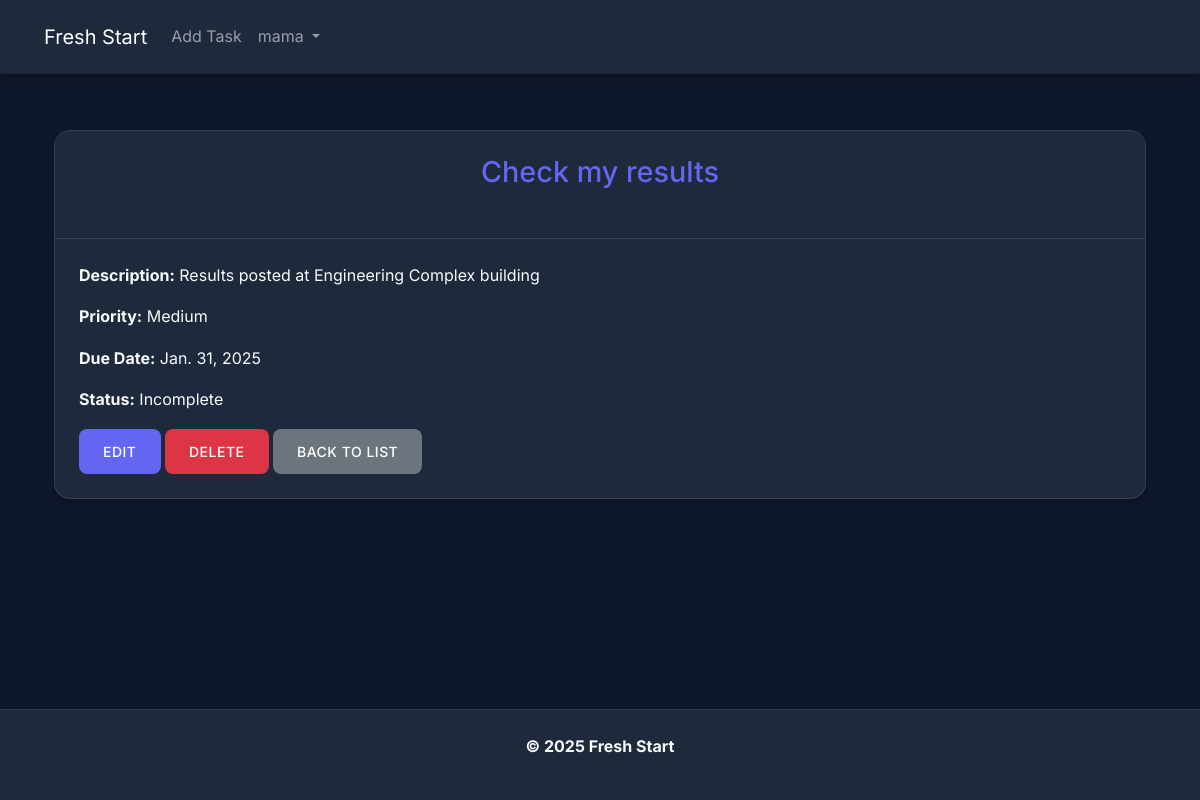
The page /tasks/13/ (signed in) on the database its author committed.
### authentication/models.py (models this page shows, shortened)
class CustomUser(AbstractUser):
    email = models.EmailField(unique=True)
    is_email_verified = models.BooleanField(default=False)
    created_at = models.DateTimeField(auto_now_add=True)
    updated_at = models.DateTimeField(auto_now=True)
    USERNAME_FIELD = "username"
    REQUIRED_FIELDS = ["email"]

### tasks/models.py (models this page shows, shortened)
class Task(models.Model):
    PRIORITY_CHOICES = [
        ("Low", "Low"),
        ("Medium", "Medium"),
        ("High", "High"),
    ]
    title = models.CharField(max_length=225)
    description = models.TextField(blank=True, null=True)
    completed = models.BooleanField(default=False)
    due_date = models.DateField(null=True, blank=True)
    priority = models.CharField(
        max_length=10, choices=PRIORITY_CHOICES, default="Medium"
    )
    user = models.ForeignKey(User, on_delete=models.CASCADE, related_name="tasks")
    created_at = models.DateTimeField(auto_now_add=True)
    updated_at = models.DateTimeField(auto_now=True)
    class Meta:
        ordering = ["-created_at"]
        indexes = [
            models.Index(fields=["user", "completed", "due_date"]),
        ]

### tasks/views.py (the view)
# urls.py: path("<int:pk>/", views.TaskDetailView.as_view(), name="task_detail"),
class TaskDetailView(LoginRequiredMixin, DetailView):
    model = Task
    template_name = "tasks/task_detail.html"
    context_object_name = "task"

### templates/tasks/task_detail.html (shortened to what this page needs)
{% extends 'base.html' %}
{% load static %}
{% block content %}
<div class="container mt-4">
    <div class="card" style="background: var(--bg-secondary); color: var(--text-primary);">
        <div class="card-header" style="background: var(--bg-secondary); color: var(--text-primary);">
            <h2 class="nav-brand">{{ task.title }}</h2>
        </div>
        <div class="card-body">
            <p class="card-text"><strong>Description:</strong> {{ task.description }}</p>
            <p class="card-text"><strong>Priority:</strong> {{ task.get_priority_display }}</p>
            <p class="card-text"><strong>Due Date:</strong> {{ task.due_date }}</p>
            <p class="card-text"><strong>Status:</strong> {% if task.completed %}Completed{% else %}Incomplete{% endif %}</p>
            <a href="{% url 'tasks:task_update' task.id %}" class="btn btn-primary">Edit</a>
            <a href="{% url 'tasks:task_delete' task.id %}" class="btn btn-danger">Delete</a>
            <a href="{% url 'tasks:task_list' %}" class="btn btn-secondary">Back to List</a>
        </div>
    </div>
</div>
{% endblock %}

### templates/_header.html (shortened to what this page needs)
<header>
    <nav class="navbar navbar-expand-lg navbar-dark custom-bg fixed-top">
        <div class="container-fluid">
            <a class="navbar-brand" href="{% url 'tasks:task_list' %}">Fresh Start</a>
            <div class="collapse navbar-collapse" id="navbarSupportedContent">
                <ul class="navbar-nav me-auto mb-2 mb-lg-0">
                    {% if user.is_authenticated %}
                        <li class="nav-item">
                            <a class="nav-link" href="{% url 'tasks:task_create' %}">Add Task</a>
                        </li>
                        <li class="nav-item dropdown">
                            <a class="nav-link dropdown-toggle" href="#" role="button" data-bs-toggle="dropdown" aria-expanded="false">
                                {{ user.username }}
                            </a>
                        </li>
                    {% endif %}
                </ul>
            </div>
        </div>
    </nav>
</header>

### static/authentication/css/styles.css (style rules this page uses)
:root { --bg-primary: #0f172a; --bg-secondary: #1e293b; --text-primary: #f8fafc; --text-secondary: #94a3b8; --accent: #6366f1; --accent-hover: #4f46e5; --error: #ef4444; --success: #22c55e; --card-shadow: 0 4px 6px -1px rgba(0, 0, 0, 0.1), 0 2px 4px -1px rgba(0, 0, 0, 0.06); --transition: all 0.3s ease; }
* { margin: 0; padding: 0; box-sizing: border-box; }
body { background: var(--bg-primary); color: var(--text-primary); font-family: 'Inter', system-ui, -apple-system, sans-serif; min-height: 100vh; display: flex; flex-direction: column; line-height: 1.6; }
nav.navbar { background: rgba(30, 41, 59, 0.95); backdrop-filter: blur(10px); padding: 1rem 2rem; position: sticky; top: 0; z-index: 1000; box-shadow: 0 2px 10px rgba(0, 0, 0, 0.3); }
.btn { padding: 0.75rem 1.5rem; border-radius: 8px; font-weight: 500; transition: var(--transition); border: none; text-transform: uppercase; letter-spacing: 0.5px; font-size: 0.875rem; }
.btn-primary { background: var(--accent); color: white; }
h2 { color: var(--accent); text-align: center; margin-bottom: 1.5rem; font-size: 1.8rem; }
a { color: var(--accent); text-decoration: none; transition: opacity 0.3s ease; }
.card { border-radius: 16px; border: 1px solid rgba(255, 255, 255, 0.1); overflow: hidden; box-shadow: var(--card-shadow); }
.card-header { border-bottom: 1px solid rgba(255, 255, 255, 0.1); padding: 1.5rem; }
.card-body { padding: 1.5rem; }
.container { animation: fadeIn 0.3s ease-out; }
.custom-bg { background-color: var(--bg-secondary) !important; }

### rows shown on the page
CustomUser: username "mama"
Task: title "Check my results", description "Results posted at Engineering Complex building", priority "Medium", due_date "Jan. 31, 2025"
